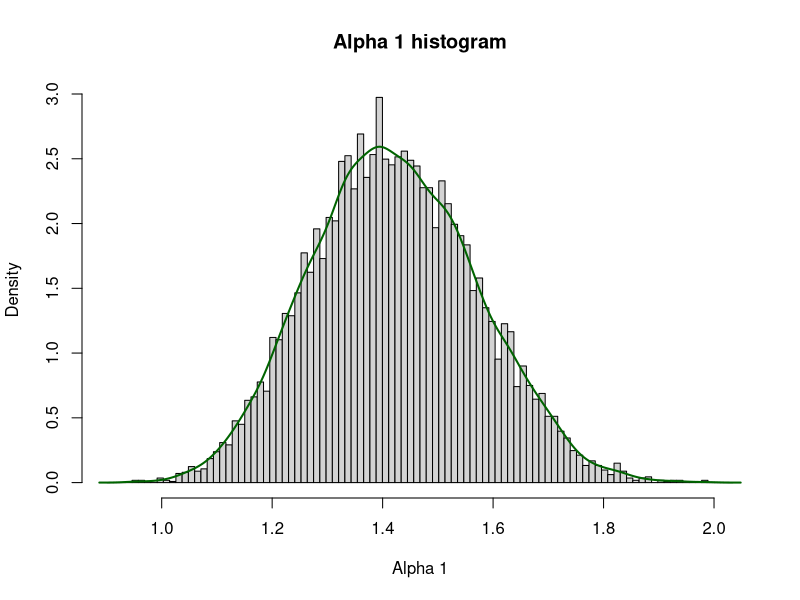
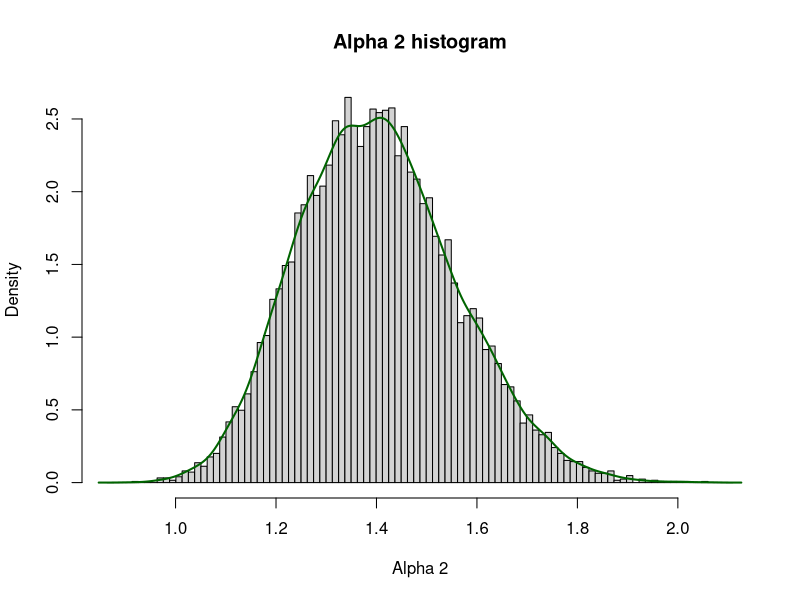
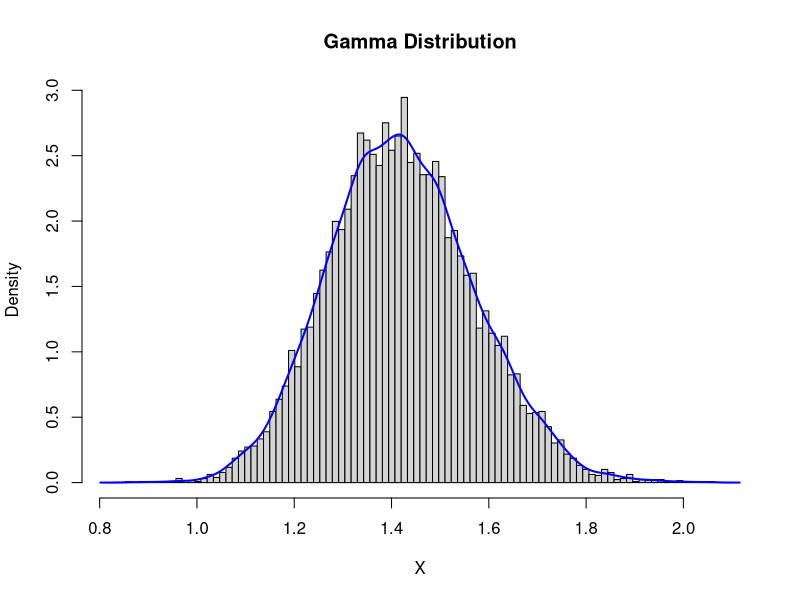
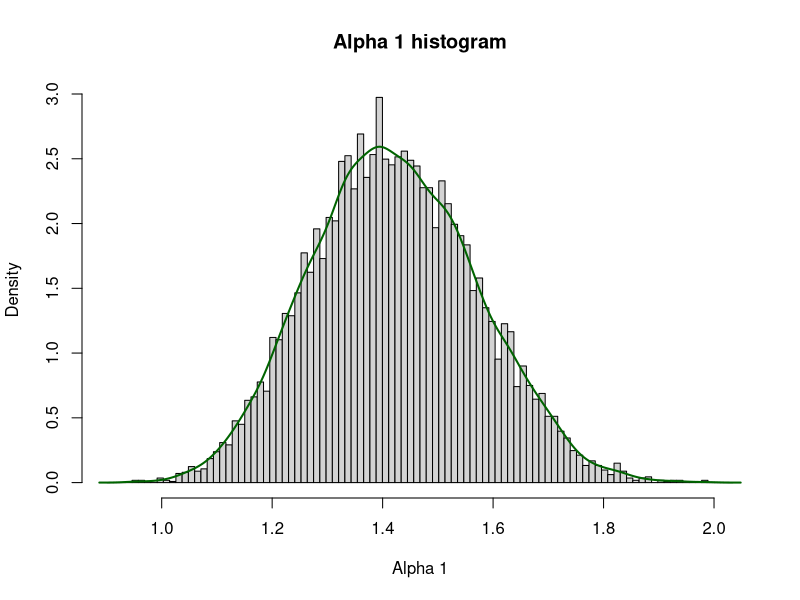
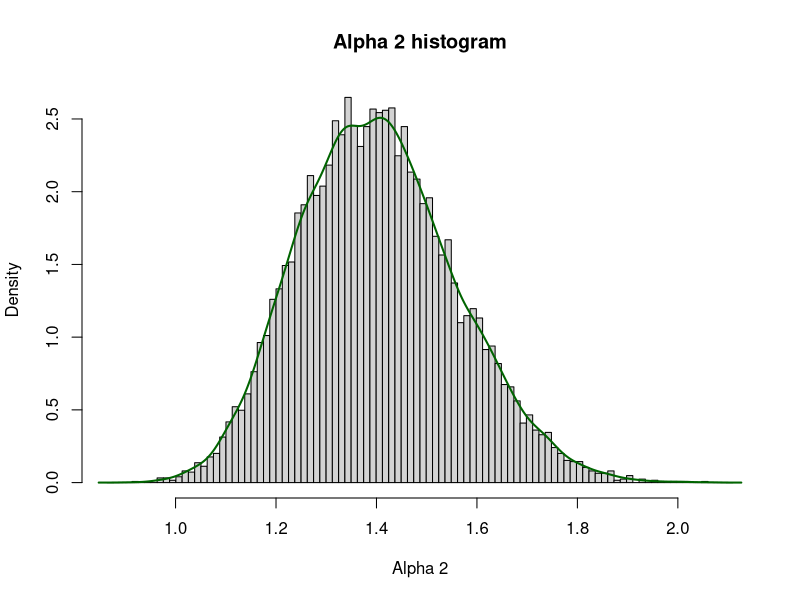
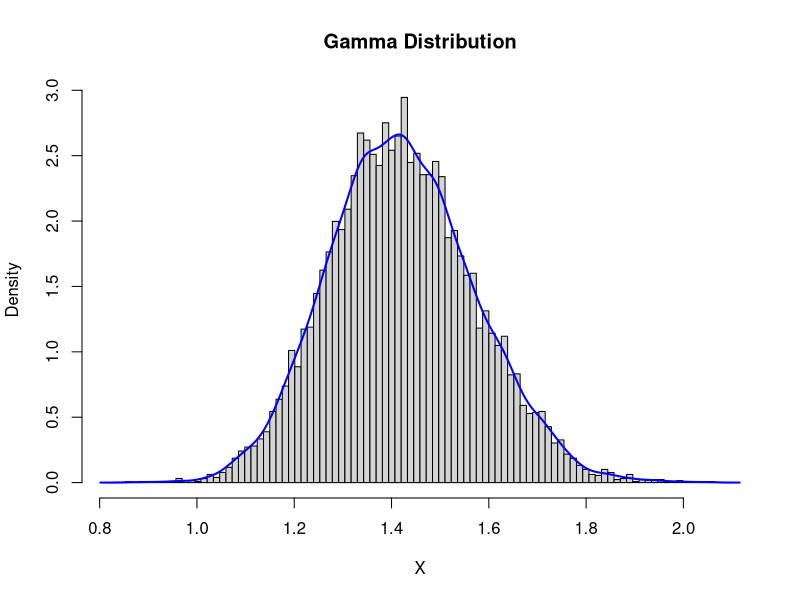

Write R code to recreate these figures, in order.
N <- 10^4
set.seed(34)
##### PART 1-1 #####

## creating qtriangular
qtriangular<-function(p,a,b,c) {
  A <- a+sqrt((b-a)*(c-a)*p)
  B <- b-sqrt((b-a)*(b-c)*(1-p))
  q <- ifelse(p<(c-a)/(b-a), A, B)
  return(q)
}

## creating dam matrices
d1.b <- matrix(c(1.1,2.8,2,8,14.9,12,1.4,2,1.4,6.5,14.6,9.8,1.7,3.6,2.4,0,2.4,1.6), byrow=T, nrow=6)
d1.c <- matrix(c(13.2,19.1,14.2,3.5,7.4,4.9),byrow=T,nrow=2)

d2.b <- matrix(c(2.1,4.8,3,8.7,13.6,12.2,2.3,3,3,5.9,15,8.7,0,3.4,3.4,0,1.8,1.2),byrow=T,nrow=6)
d2.c <- matrix(c(12.8,20.1,15.8,3.8,8,5.7),byrow=T,nrow=2)

## simulation

## creating matrices and vectors to be filled by qtriangular
D1.B <- matrix(nrow=N,ncol=6)
D1.C <- matrix(nrow=N, ncol=2)

D2.B <- matrix(nrow=N,ncol=6)
D2.C <- matrix(nrow=N, ncol=2)

D1.B.Total <- vector()
D1.C.Total <- vector()
alpha1 <- vector()

D2.B.Total <- vector()
D2.C.Total <- vector()
alpha2 <- vector()

for(j in 1:N) {
  for(i in 1:6) {
    D1.B[,i] <- qtriangular(runif(1), d1.b[i,1], d1.b[i,2], d1.b[i,3])
    D2.B[,i] <- qtriangular(runif(1), d2.b[i,1], d2.b[i,2], d2.b[i,3])
  }
  for(i in 1:2) {
    D1.C[,i] <- qtriangular(runif(1), d1.c[i,1], d1.c[i,2], d1.c[i,3])
    D2.C[,i] <- qtriangular(runif(1), d2.c[i,1], d2.c[i,2], d2.c[i,3])
  }
  D1.B.Total[j] <- sum(D1.B[j,])
  D2.B.Total[j] <- sum(D2.B[j,])
  D1.C.Total[j] <- sum(D1.C[j,])
  D2.C.Total[j] <- sum(D2.C[j,])
  alpha1[j] <- D1.B.Total[j]/D1.C.Total[j]
  alpha2[j] <- D2.B.Total[j]/D2.C.Total[j]
}

##### PART 1-2 #####

## ratio histograms
## creating breaks
d1.min <- min(alpha1)-0.05
d1.max <- max(alpha1)+0.05
d1.range <- d1.max-d1.min
d1.breaks <- seq(d1.min,d1.max,by=d1.range/round(sqrt(N),0))

d2.min <- min(alpha2)-0.05
d2.max <- max(alpha2)+0.05
d2.range <- d2.max-d2.min
d2.breaks <- seq(d2.min,d2.max,by=d2.range/round(sqrt(N),0))

## histograms
hist(alpha1, freq=F, breaks = d1.breaks, main="Alpha 1 histogram", xlab="Alpha 1")
lines(density(alpha1), col="dark green",lwd=2)

hist(alpha2,freq=F,breaks=d2.breaks, main="Alpha 2 histogram", xlab="Alpha 2")
lines(density(alpha2), col="dark green",lwd=2)


## tables
breaks <- seq(0.9,2.1, by=0.05)
d1.cut <- cut(alpha1, breaks=breaks)
d1.groups <- transform(table(d1.cut))
d1.groups$Freq.Prob <- (d1.groups$Freq/sum(d1.groups$Freq))
d1.groups$Cum.Prob <- cumsum(d1.groups$Freq.Prob)
d1.groups

d2.cut <- cut(alpha2, breaks=breaks)
d2.groups <- transform(table(d2.cut))
d2.groups$Freq.Prob <- (d2.groups$Freq/sum(d2.groups$Freq))
d2.groups$Cum.Prob <- cumsum(d2.groups$Freq.Prob)
d2.groups

##### PART 1-3 #####
d1.b.mean <- vector()
d1.b.var <- vector()
d1.c.mean <- vector()
d1.c.var <- vector()

d2.b.mean <- vector()
d2.b.var <- vector()
d2.c.mean <- vector()
d2.c.var <- vector()

## creating functions
func.mean <- function(a) {
  x <- ((sum(a))/3)
  return(x)
}
func.varcalc <-function(a) {
  x <- (((a[1]^2)+(a[2]^2)+(a[3]^2)-(a[1]*a[2])-(a[1]*a[3])-(a[2]*a[3]))/18)
  return(x)
}

## calculating means and variances
for(i in 1:6) {
  d1.b.mean[i] <- func.mean(d1.b[i,])
  d1.b.var[i] <- func.varcalc(d1.b[i,])
  d2.b.mean[i] <- func.mean(d2.b[i,])
  d2.b.var[i] <- func.varcalc(d2.b[i,])
}
for(i in 1:2) {
  d1.c.mean[i] <- func.mean(d1.c[i,])
  d1.c.var[i] <- func.varcalc(d1.c[i,])
  d2.c.mean[i] <- func.mean(d2.c[i,])
  d2.c.var[i] <- func.varcalc(d2.c[i,])
}

## d1 table values

d1.e.total.mean.benefit <- sum(d1.b.mean)
d1.e.total.mean.cost <- sum(d1.c.mean)
d1.e.total.sd.benefit <- sqrt(sum(d1.b.var))
d1.e.total.sd.cost <- sqrt(sum(d1.c.var))
d1.e.total.ratio <- d1.e.total.mean.benefit/d1.e.total.mean.cost

d1.o.total.mean.benefit <- mean(D1.B.Total)
d1.o.total.mean.cost <- mean(D1.C.Total)
d1.o.total.sd.benefit <- sd(D1.B.Total)
d1.o.total.sd.cost <- sd(D1.C.Total)
d1.o.total.ratio <- d1.o.total.mean.benefit/d1.o.total.mean.cost
d1.o.ratio.mean <- mean(alpha1)
d1.o.ratio.sd <- sd(alpha1)

## d2 table values

d2.e.total.mean.benefit <- sum(d2.b.mean)
d2.e.total.mean.cost <- sum(d2.c.mean)
d2.e.total.sd.benefit <- sqrt(sum(d2.b.var))
d2.e.total.sd.cost <- sqrt(sum(d2.c.var))
d2.e.total.ratio <- d2.e.total.mean.benefit/d2.e.total.mean.cost

d2.o.total.mean.benefit <- mean(D2.B.Total)
d2.o.total.mean.cost <- mean(D2.C.Total)
d2.o.total.sd.benefit <- sd(D2.B.Total)
d2.o.total.sd.cost <- sd(D2.C.Total)
d2.o.total.ratio <- d2.o.total.mean.benefit/d2.o.total.mean.cost
d2.o.ratio.mean <- mean(alpha2)
d2.o.ratio.sd <- sd(alpha2)

## table creation
row.names <- c("Mean of Total Benefit",
               "SD of Total Benefit", 
               "Mean of Total Cost", 
               "SD of Total Cost", 
               "Mean Benefit/Mean Cost", 
               "Mean of Benefit-Cost Ratio", 
               "SD of Benefit-cost Ratio")

d1.expected <- c(d1.e.total.mean.benefit,
                 d1.e.total.sd.benefit,
                 d1.e.total.mean.cost,
                 d1.e.total.sd.cost,
                 d1.e.total.ratio,
                 NA,
                 NA)

d1.observed <- c(d1.o.total.mean.benefit,
                 d1.o.total.sd.cost,
                 d1.o.total.mean.cost,
                 d1.o.total.sd.cost,
                 d1.o.total.ratio,
                 d1.o.ratio.mean,
                 d1.o.ratio.sd)

d2.expected <- c(d2.e.total.mean.benefit,
                 d2.e.total.sd.benefit,
                 d2.e.total.mean.cost,
                 d2.e.total.sd.cost,
                 d2.e.total.ratio,
                 NA,
                 NA)

d2.observed <- c(d2.o.total.mean.benefit,
                 d2.o.total.sd.cost,
                 d2.o.total.mean.cost,
                 d2.o.total.sd.cost,
                 d2.o.total.ratio,
                 d2.o.ratio.mean,
                 d2.o.ratio.sd)

d1.table <- cbind(row.names,d1.observed,d1.expected)
d1.table <- as.data.frame(d1.table)
d1.table

d2.table <- cbind(row.names,d2.observed,d2.expected)
d2.table <- as.data.frame(d2.table)
d2.table

##### PART 2-1 #####

## Testing the Gamma Distribution on alpha1
## shape and scale paramaters
g.shape <- mean(alpha1)^2/var(alpha1)
g.scale <- mean(alpha1)/var(alpha1)
g.cut <- cut(alpha1, breaks=d1.breaks)

rg <- rgamma(N,shape=g.shape,scale=1/g.scale)
rg.cut <- cut(rg, breaks=d1.breaks)
c2test <- chisq.test(g.cut,rg.cut)
c2test
## chi square test passed 
## [1] 0.9920694
## X-squared 7604.923 

## histogram for rg
rg.min <- min(rg)-0.05
rg.max <- max(rg)+0.05
rg.range <- rg.max-rg.min
rg.breaks <- seq(rg.min,rg.max,by=rg.range/round(sqrt(N),0))

hist(rg, breaks=rg.breaks,freq = F, main="Gamma Distribution", xlab="X")
lines(density(rg), col="blue",lwd=2)

##### PART 3-1 #####
library(e1071)

a1.table <- c(min(alpha1),
              max(alpha1),
              mean(alpha1),
              median(alpha1),
              var(alpha1),
              sd(alpha1),
              skewness(alpha1),
              (sum((alpha1 - 2) >  0)/10000),
              (sum((alpha1 - 1.8) >  0)/10000),
              (sum((alpha1 - 1.5) >  0)/10000),
              (sum((alpha1 - 1.2) >  0)/10000),
              (sum((alpha1 - 1) >  0)/10000)
)

a2.table <- c(min(alpha2),
              max(alpha2),
              mean(alpha2),
              median(alpha2),
              var(alpha2),
              sd(alpha2),
              skewness(alpha2),
              (sum((alpha2 - 2) >  0)/10000),
              (sum((alpha2 - 1.8) >  0)/10000),
              (sum((alpha2 - 1.5) >  0)/10000),
              (sum((alpha2 - 1.2) >  0)/10000),
              (sum((alpha2 - 1) >  0)/10000)
)

p3.row.names <- c("Minimum",
                  "Maximum",
                  "Mean",
                  "Median",
                  "Variance",
                  "Standard Deviation",
                  "Skewness",
                  "P(Alpha > 2)",
                  "P(Alpha > 1.8)",
                  "P(Alpha > 1.5)",
                  "P(Alpha > 1.2)",
                  "P(Alpha > 1)"
)

p3.table <- as.data.frame(cbind(p3.row.names,a1.table,a2.table))
p3.table

p.a1.greater <- (sum((alpha1-alpha2)>0))/N

############################
##### NEEDED IN REPORT #####
############################

### Dam 1 Simulated Alpha Graph ###
hist(alpha1, freq=F, breaks = d1.breaks, main="Alpha 1 histogram", xlab="Alpha 1")
lines(density(alpha1), col="dark green",lwd=2)

### Dam 2 Simulated Alpha Graph ###
hist(alpha2,freq=F,breaks=d2.breaks, main="Alpha 2 histogram", xlab="Alpha 2")
lines(density(alpha2), col="dark green",lwd=2)

### Dam 1 Simulated Alpha Tab ###
d1.groups

### Dam 2 Simulated Alpha Tab ###
d2.groups

### Dam 1 Table ###
d1.table

### Dam 2 Table ###
d2.table

### Simulated Gamma Dist Graph ###
hist(rg, breaks=rg.breaks,freq = F, main="Gamma Distribution", xlab="X")
lines(density(rg), col="blue",lwd=2)

### Chi square for Gamma on alpha 1 ###
c2test

### Alpha Comparison Table ###
p3.table

### Prob A1 > A2 ###
p.a1.greater

